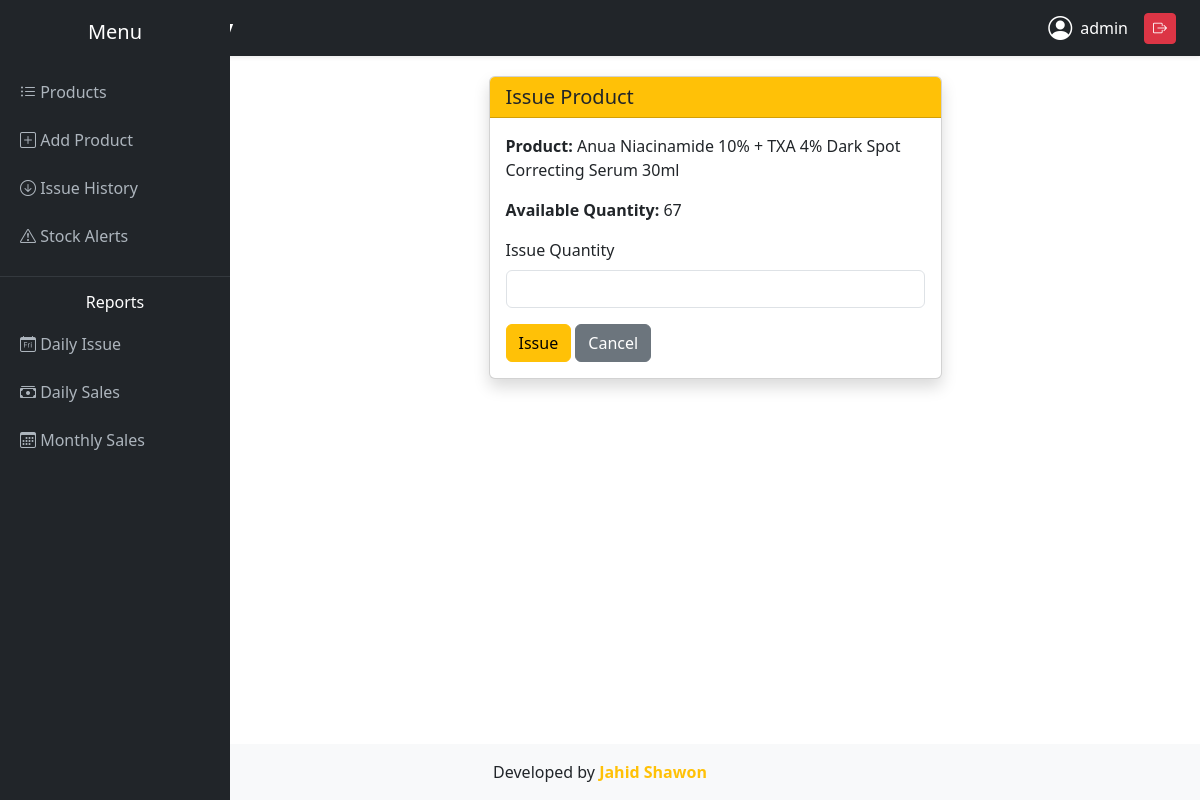
The app's page /issue/27/ (signed in), older data.
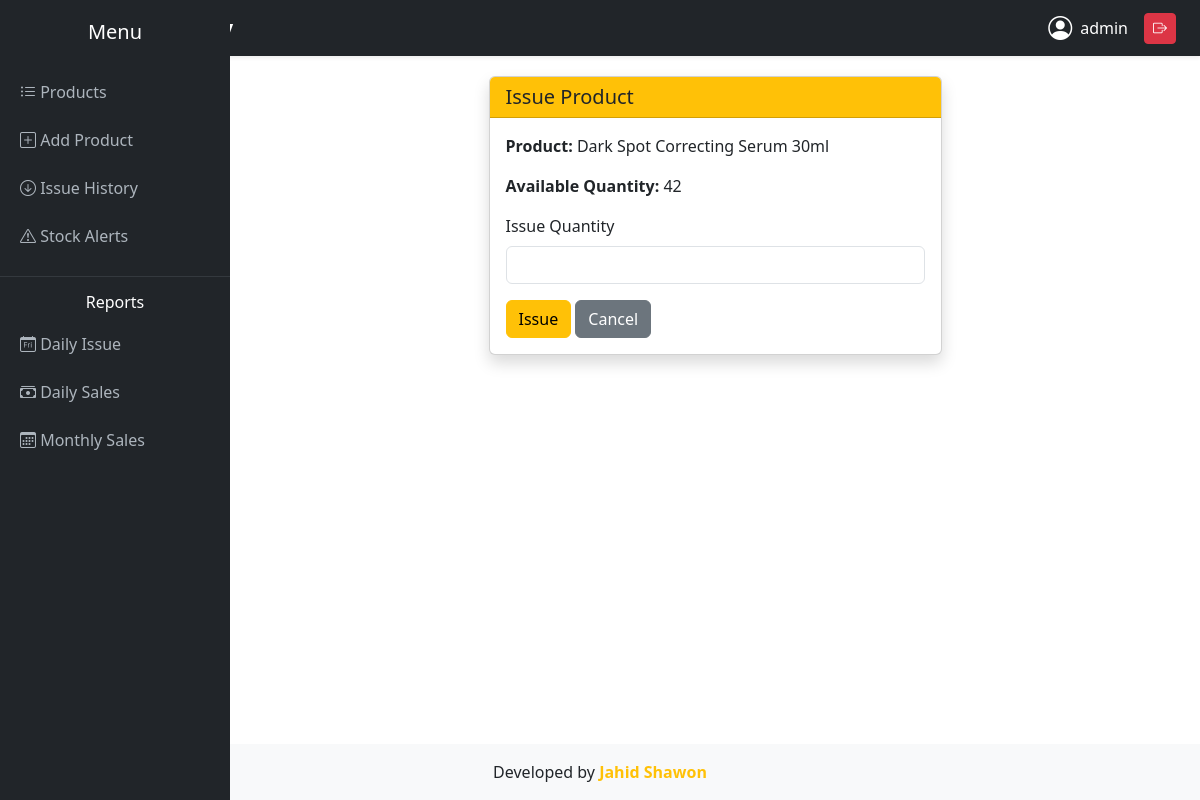
The same page, newer data.
### products/models.py (models this page shows, shortened)
class Product(models.Model):
    name = models.CharField(max_length=100)
    unit_price = models.DecimalField(max_digits=10, decimal_places=2)
    quantity = models.PositiveIntegerField()
    total_price = models.DecimalField(max_digits=10, decimal_places=2, editable=False)
    created_date = models.DateTimeField(auto_now_add=True)

### products/views.py (the view, shortened to what this page needs)
# urls.py: path('issue/<int:id>/', views.issue_product, name='issue_product'),
@login_required
def issue_product(request, id):
    product = get_object_or_404(Product, id=id)
    form = IssueForm(request.POST or None)
    error = None
    return render(request, 'products/issue_product.html', {
        'product': product,
        'form': form,
        'error': error
    })

### products/forms.py
class IssueForm(forms.ModelForm):
    class Meta:
        model = Issue
        fields = ['issued_quantity']
        widgets = {
            'issued_quantity': forms.NumberInput(attrs={'class': 'form-control'})
        }

### products/templates/products/issue_product.html (shortened to what this page needs)
{% extends 'products/base.html' %}
{% block content %}
<div class="row justify-content-center">
    <div class="col-md-6">
        <div class="card shadow">
            <div class="card-header bg-warning">
                <h5 class="mb-0">Issue Product</h5>
            </div>
            <div class="card-body">
                <p><strong>Product:</strong> {{ product.name }}</p>
                <p><strong>Available Quantity:</strong> {{ product.quantity }}</p>
                <form method="post">
                    <div class="mb-3">
                        <label class="form-label">Issue Quantity</label>
                        {{ form.issued_quantity }}
                    </div>
                    <button type="submit" class="btn btn-warning">Issue</button>
                    <a href="{% url 'product_list' %}" class="btn btn-secondary">Cancel</a>
                </form>
            </div>
        </div>
    </div>
</div>
{% endblock %}

Row changes from the older to the newer data that the page shows:
changed Product: name "Anua Niacinamide 10% + TXA 4% Dark Spot Correcting Serum 30ml" → "Dark Spot Correcting Serum 30ml"; quantity "67" → "42"
